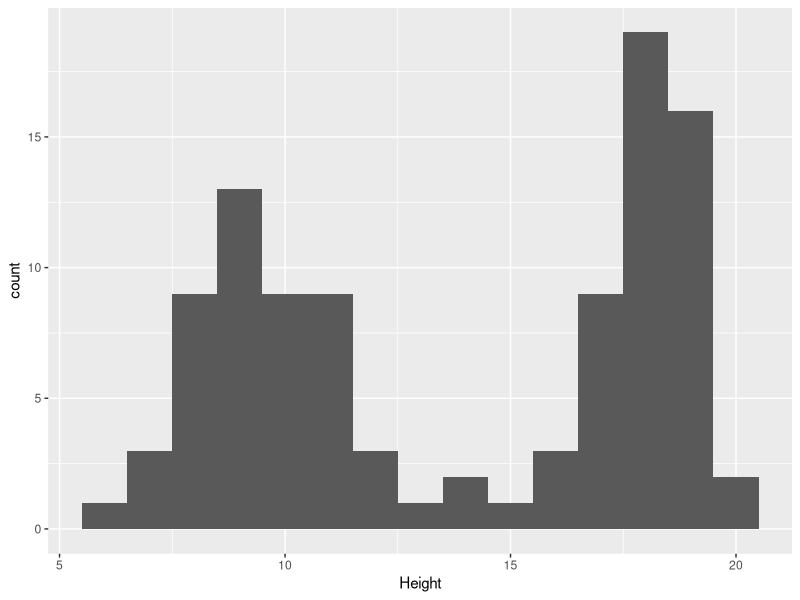
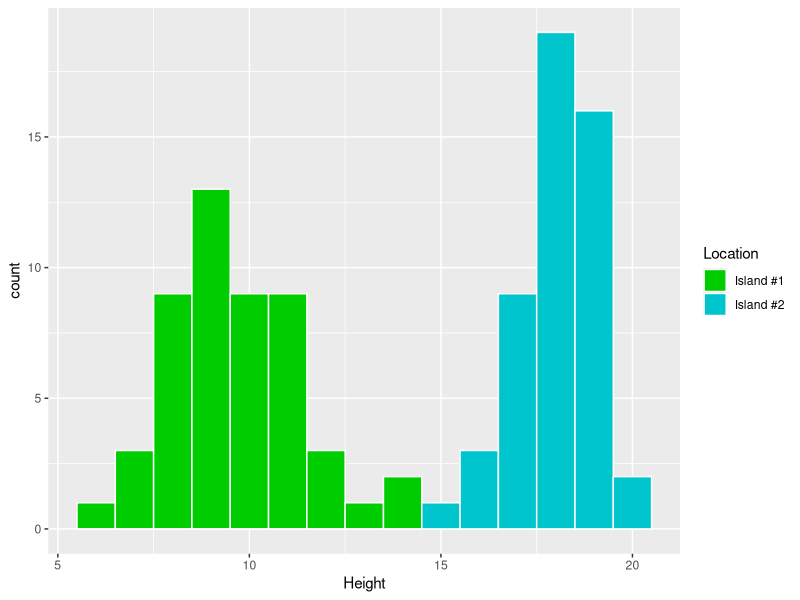
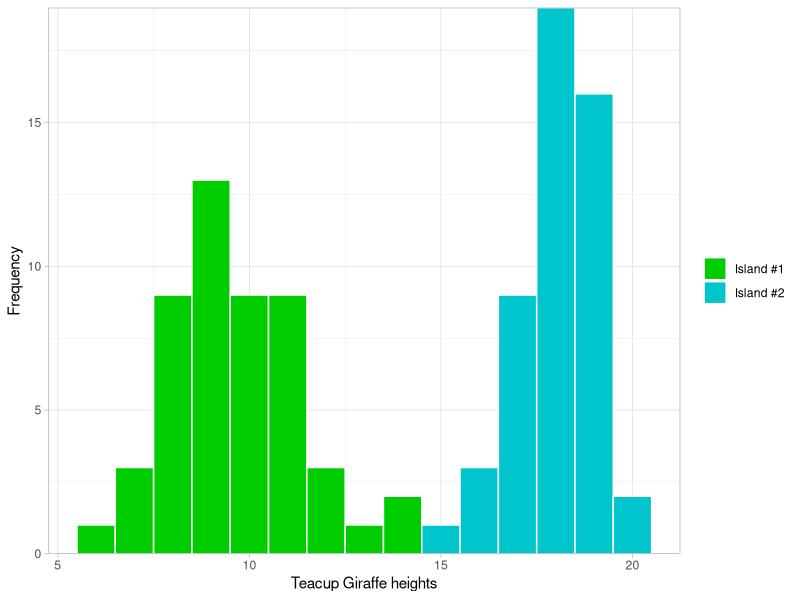
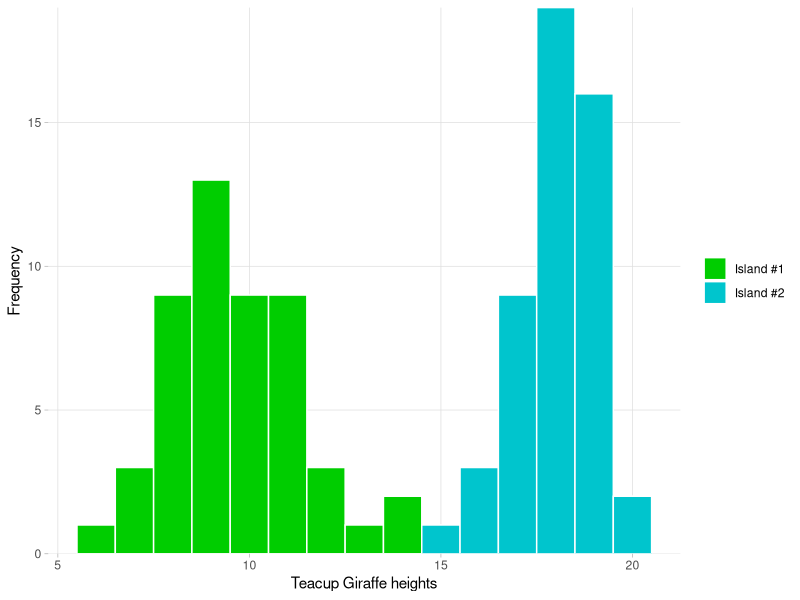

Source code (R) for these figures, in order:
## ---- chunk 1
library(tidyverse)
knitr::opts_chunk$set(echo = TRUE)
## ---- chunk 2
set.seed(12)
x <- rnorm(50, 10, 2)
x2 <- rnorm(50, 18, 1.2)
x <- data.frame(x=x, type="Island #1")
x2 <- data.frame(x=x2, type="Island #2")
d <- rbind(x,x2)
colnames(d) <- c("Height", "Location")
## ---- chunk 3
# Create a histogram using the instructions above

p <- ggplot(data = d, aes(x = Height)) + 
  geom_histogram(binwidth=1)

p
## ---- chunk 4
#Fill in the incomplete arguments below

# p <- ggplot(data = d, aes(x = Height, fill = ______)) +
#   geom_histogram(binwidth = 1, color = _____) +
#   scale_fill_manual(values = c(______))
#   
# p
## ---- chunk 5
# Add a complete theme to existing code

p <- ggplot(data = d, aes(x = Height, fill = Location)) +
  geom_histogram(binwidth = 1, color = "white") +
  scale_fill_manual(values = c("green3", "turquoise3"))

p
## ---- chunk 6

## ---- chunk 7

## ---- chunk 8
 # Remove panel border and minor grid lines

p <- ggplot(data = d, aes(x = Height, fill = Location)) +
  geom_histogram(binwidth = 1, color = "white") +
  scale_fill_manual(values = c("green3", "turquoise3")) + 
  theme_light() +
  scale_y_continuous(expand = c(0,0)) +
  labs(x="Teacup Giraffe heights", y="Frequency", fill=NULL) +
  theme()

p
## ---- chunk 9
# Move legend

p <- ggplot(data = d, aes(x = Height, fill = Location)) +
  geom_histogram(binwidth = 1, color = "white") +
  scale_fill_manual(values = c("green3", "turquoise3")) + 
  theme_light() +
  scale_y_continuous(expand = c(0,0)) +
  labs(x="Teacup Giraffe heights", y="Frequency", fill=NULL) +
  theme(panel.border=element_blank(), panel.grid.minor=element_blank(), legend.position = , legend.background = )

p
